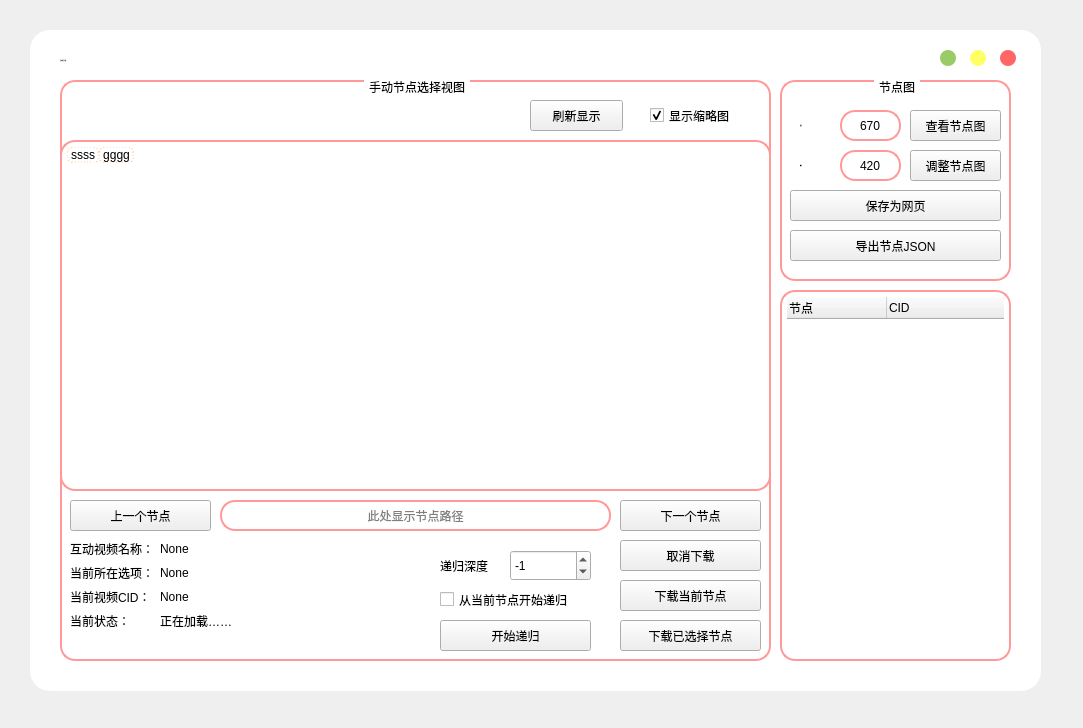
<?xml version="1.0" encoding="UTF-8"?>
<ui version="4.0">
 <class>Form</class>
 <widget class="QWidget" name="Form">
  <property name="geometry">
   <rect>
    <x>0</x>
    <y>0</y>
    <width>1083</width>
    <height>728</height>
   </rect>
  </property>
  <property name="windowTitle">
   <string>互动视频下载</string>
  </property>
  <property name="windowIcon">
   <iconset resource="images_dl.qrc">
    <normaloff>:/Icon/images/bilidownloader.ico</normaloff>:/Icon/images/bilidownloader.ico</iconset>
  </property>
  <property name="styleSheet">
   <string notr="true">*{
	font: 14px &quot;Microsoft YaHei&quot;;
	color:rgb(0, 0, 0);
}
/* 主体颜色
.QWidget#centralwidget{
	background-color: rgb(156, 156, 156);
	border-radius:20px;
} */
QLabel{
	color: rgb(0, 0, 0);
}

.QWidget#mainwidget{
	background-color: rgb(255, 255, 255);
	border-radius:20px;
}

/* 编辑框样式 */
QLineEdit{
	color: rgb(0, 0, 0);
	background-color: rgb(255, 255, 255);
	border-radius: 15px;
	border: 2px solid rgb(255, 153, 153);
	padding-left: 5px;
	padding-right: 5px;
}
QLineEdit:hover{
	color: rgb(0, 0, 0);
	background-color: rgb(255, 238, 238);
}

/* 按钮样式 */
QPushButton[flat=&quot;false&quot;]{
	background-color: rgb(255, 153, 153);
	color: rgb(255, 255, 255);
	border-radius: 15px;
	font: 15px &quot;Microsoft YaHei&quot;;
}
QPushButton:hover{
	background-color: qlineargradient(spread:pad, x1:0, y1:0, x2:1, y2:1, stop:0 rgba(255, 153, 153, 255), stop:1 rgba(255, 136, 136, 255));
}
QPushButton:pressed{
	background-color: qlineargradient(spread:pad, x1:0, y1:0, x2:1, y2:1, stop:0 rgba(190, 115, 115, 255), stop:1 rgba(255, 153, 153, 255));
}
QPushButton#btnclose{
	background-color: rgb(255, 102, 102);
	border-radius:8px;
}
QPushButton#btnclose:pressed{
	background-color: rgb(200, 80, 80);
}
QPushButton#btnmax{
	background-color: rgb(255, 255, 102);
	border-radius:8px;
}
QPushButton#btnmax:pressed{
	background-color: rgb(195, 195, 78);
}
QPushButton#btnmin{
	background-color: rgb(153, 204, 102);
	border-radius:8px;
}
QPushButton#btnmin:pressed{
	background-color: rgb(126, 168, 83);
}

/* 进度条样式 */
QProgressBar{
	border: 2px solid rgb(255, 153, 153);
	height: 10px;
	background-color: rgb(255, 255, 255);
	font: 16px &quot;Microsoft YaHei&quot;;
	border-radius:6px;
	color: rgb(0, 0, 0);
}
QProgressBar::chunk{
	background-color: rgb(255, 204, 153);
	border-radius:6px;
}

/* 选择表样式 */
QListWidget{
	border: 2px solid rgb(255, 153, 153);
	border-radius:15px;
	padding: 5px;
	background-color: rgb(255, 255, 255);
}
QListWidget::item{
	border: 1px dashed rgb(255, 204, 153);
	border-radius: 5px;
	color: rgb(0, 0, 0);
	background-color: rgb(255, 255, 255);
}
QListWidget::item:hover{
	color: rgb(0, 0, 0);
	background-color: rgb(255, 204, 153);
}
QListWidget::item:focus{
	color: rgb(0, 0, 0);
}

/* 选择框样式 */
QComboBox{
	border-radius: 15px;
	border: 2px solid rgb(255, 153, 153);
	padding-left: 5px;
	padding-right: 5px;
	color: rgb(0, 0, 0);
	background-color: rgb(255, 255, 255);
}
QComboBox:hover{
	color: rgb(0, 0, 0);
	background: rgb(255, 238, 238)
}
QComboBox QAbstractItemView{
	border: 2px solid rgb(255, 153, 153);
	selection-background-color: rgb(255, 204, 153)
}
QComboBox::drop-down {
     subcontrol-origin: padding;
     subcontrol- position :  top  left;
     width :  28px ;
     border: none;
}
QComboBox::down-arrow{
	image: url(:/combo/images/dd.png);
}
QComboBox::down-arrow:hover{
	image: url(:/combo/images/dd1.png);
}
QComboBox::down-arrow:pressed{
	image: url(:/combo/images/dd2.png);
}

/* 文本框样式 */
QPlainTextEdit{
	border-radius: 15px;
	border: 2px solid rgb(255, 153, 153);
	padding: 5px;
	color: rgb(0, 0, 0);
	background-color: rgb(255, 255, 255);
}

/* Title Frame样式 */
QFrame#title{
	background-image: url(:/title/images/title.png);
	border: none;
}

/* 分组框样式 */
QGroupBox{
	border: 2px solid rgb(255, 153, 153);
	border-radius: 15px;
	margin-top: 2ex;
}
QGroupBox::title{
	subcontrol-origin: margin;
	subcontrol-position: top center;
	padding: 0 3px;
	color: rgb(0, 0, 0);
}

/* 组合框样式 */
QCheckBox{
	color: rgb(0, 0, 0);
}


/* 树形框样式 */
QTreeWidget{
	color: rgb(0, 0, 0);
	background-color: rgb(255, 255, 255);
	border: 2px solid rgb(255, 153, 153);
	border-radius: 15px;
	padding: 5px;
}
QTreeWidget::item{
	color: rgb(0, 0, 0);
	background-color: rgb(255, 255, 255);
	border: 1px dashed rgb(255, 204, 153);
	border-radius: 5px;
}
QTreeWidget::item:hover{
	color: rgb(0, 0, 0);
	background-color: rgb(255, 204, 153);
}
</string>
  </property>
  <widget class="QWidget" name="mainwidget" native="true">
   <property name="geometry">
    <rect>
     <x>30</x>
     <y>30</y>
     <width>1011</width>
     <height>661</height>
    </rect>
   </property>
   <property name="autoFillBackground">
    <bool>false</bool>
   </property>
   <property name="styleSheet">
    <string notr="true"/>
   </property>
   <widget class="QTreeWidget" name="tw_nodelist">
    <property name="geometry">
     <rect>
      <x>750</x>
      <y>260</y>
      <width>231</width>
      <height>371</height>
     </rect>
    </property>
    <property name="selectionMode">
     <enum>QAbstractItemView::SingleSelection</enum>
    </property>
    <property name="selectionBehavior">
     <enum>QAbstractItemView::SelectRows</enum>
    </property>
    <column>
     <property name="text">
      <string>节点</string>
     </property>
    </column>
    <column>
     <property name="text">
      <string>CID</string>
     </property>
    </column>
   </widget>
   <widget class="QPushButton" name="btnmax">
    <property name="geometry">
     <rect>
      <x>940</x>
      <y>20</y>
      <width>16</width>
      <height>16</height>
     </rect>
    </property>
    <property name="text">
     <string/>
    </property>
    <property name="flat">
     <bool>true</bool>
    </property>
   </widget>
   <widget class="QPushButton" name="btnmin">
    <property name="geometry">
     <rect>
      <x>910</x>
      <y>20</y>
      <width>16</width>
      <height>16</height>
     </rect>
    </property>
    <property name="text">
     <string/>
    </property>
    <property name="flat">
     <bool>true</bool>
    </property>
   </widget>
   <widget class="QPushButton" name="btnclose">
    <property name="geometry">
     <rect>
      <x>970</x>
      <y>20</y>
      <width>16</width>
      <height>16</height>
     </rect>
    </property>
    <property name="text">
     <string/>
    </property>
    <property name="flat">
     <bool>true</bool>
    </property>
   </widget>
   <widget class="QLabel" name="label_10">
    <property name="geometry">
     <rect>
      <x>30</x>
      <y>10</y>
      <width>141</width>
      <height>41</height>
     </rect>
    </property>
    <property name="font">
     <font>
      <family>微软雅黑</family>
      <pointsize>-1</pointsize>
      <weight>50</weight>
      <italic>false</italic>
      <bold>false</bold>
     </font>
    </property>
    <property name="styleSheet">
     <string notr="true">*{
	font: 18px &quot;微软雅黑&quot;;
}
</string>
    </property>
    <property name="text">
     <string>互动视频下载</string>
    </property>
   </widget>
   <widget class="QGroupBox" name="groupBox_7">
    <property name="geometry">
     <rect>
      <x>750</x>
      <y>50</y>
      <width>231</width>
      <height>201</height>
     </rect>
    </property>
    <property name="title">
     <string>节点图</string>
    </property>
    <widget class="QLineEdit" name="lineEdit_height">
     <property name="geometry">
      <rect>
       <x>60</x>
       <y>70</y>
       <width>61</width>
       <height>31</height>
      </rect>
     </property>
     <property name="text">
      <string>420</string>
     </property>
     <property name="alignment">
      <set>Qt::AlignCenter</set>
     </property>
    </widget>
    <widget class="QLineEdit" name="lineEdit_width">
     <property name="geometry">
      <rect>
       <x>60</x>
       <y>30</y>
       <width>61</width>
       <height>31</height>
      </rect>
     </property>
     <property name="inputMethodHints">
      <set>Qt::ImhNone</set>
     </property>
     <property name="text">
      <string>670</string>
     </property>
     <property name="alignment">
      <set>Qt::AlignCenter</set>
     </property>
    </widget>
    <widget class="QLabel" name="label_11">
     <property name="geometry">
      <rect>
       <x>20</x>
       <y>70</y>
       <width>31</width>
       <height>31</height>
      </rect>
     </property>
     <property name="font">
      <font>
       <family>Microsoft YaHei</family>
       <pointsize>-1</pointsize>
       <weight>50</weight>
       <italic>false</italic>
       <bold>false</bold>
      </font>
     </property>
     <property name="text">
      <string>高度</string>
     </property>
    </widget>
    <widget class="QPushButton" name="btn_adjsize">
     <property name="geometry">
      <rect>
       <x>130</x>
       <y>70</y>
       <width>91</width>
       <height>31</height>
      </rect>
     </property>
     <property name="text">
      <string>调整节点图</string>
     </property>
    </widget>
    <widget class="QLabel" name="label_12">
     <property name="geometry">
      <rect>
       <x>20</x>
       <y>30</y>
       <width>31</width>
       <height>31</height>
      </rect>
     </property>
     <property name="font">
      <font>
       <family>Microsoft YaHei</family>
       <pointsize>-1</pointsize>
       <weight>50</weight>
       <italic>false</italic>
       <bold>false</bold>
      </font>
     </property>
     <property name="text">
      <string>宽度</string>
     </property>
    </widget>
    <widget class="QPushButton" name="btn_nodeview">
     <property name="geometry">
      <rect>
       <x>130</x>
       <y>30</y>
       <width>91</width>
       <height>31</height>
      </rect>
     </property>
     <property name="text">
      <string>查看节点图</string>
     </property>
    </widget>
    <widget class="QPushButton" name="btn_exportJSON">
     <property name="geometry">
      <rect>
       <x>10</x>
       <y>150</y>
       <width>211</width>
       <height>31</height>
      </rect>
     </property>
     <property name="text">
      <string>导出节点JSON</string>
     </property>
    </widget>
    <widget class="QPushButton" name="btn_save2html">
     <property name="geometry">
      <rect>
       <x>10</x>
       <y>110</y>
       <width>211</width>
       <height>31</height>
      </rect>
     </property>
     <property name="text">
      <string>保存为网页</string>
     </property>
    </widget>
   </widget>
   <widget class="QGroupBox" name="groupBox">
    <property name="geometry">
     <rect>
      <x>30</x>
      <y>50</y>
      <width>711</width>
      <height>581</height>
     </rect>
    </property>
    <property name="title">
     <string>手动节点选择视图</string>
    </property>
    <widget class="QListWidget" name="list_NodeChoose">
     <property name="geometry">
      <rect>
       <x>0</x>
       <y>60</y>
       <width>711</width>
       <height>351</height>
      </rect>
     </property>
     <property name="autoFillBackground">
      <bool>false</bool>
     </property>
     <property name="autoScrollMargin">
      <number>16</number>
     </property>
     <property name="dragEnabled">
      <bool>false</bool>
     </property>
     <property name="flow">
      <enum>QListView::LeftToRight</enum>
     </property>
     <property name="resizeMode">
      <enum>QListView::Fixed</enum>
     </property>
     <property name="layoutMode">
      <enum>QListView::SinglePass</enum>
     </property>
     <property name="spacing">
      <number>20</number>
     </property>
     <property name="viewMode">
      <enum>QListView::IconMode</enum>
     </property>
     <property name="modelColumn">
      <number>0</number>
     </property>
     <property name="uniformItemSizes">
      <bool>false</bool>
     </property>
     <property name="wordWrap">
      <bool>false</bool>
     </property>
     <item>
      <property name="text">
       <string>ssss</string>
      </property>
     </item>
     <item>
      <property name="text">
       <string>gggg</string>
      </property>
     </item>
    </widget>
    <widget class="QPushButton" name="btn_canceldownload">
     <property name="geometry">
      <rect>
       <x>560</x>
       <y>460</y>
       <width>141</width>
       <height>31</height>
      </rect>
     </property>
     <property name="text">
      <string>取消下载</string>
     </property>
    </widget>
    <widget class="QPushButton" name="btn_downALLChoose">
     <property name="geometry">
      <rect>
       <x>560</x>
       <y>540</y>
       <width>141</width>
       <height>31</height>
      </rect>
     </property>
     <property name="text">
      <string>下载已选择节点</string>
     </property>
    </widget>
    <widget class="QPushButton" name="btn_back">
     <property name="geometry">
      <rect>
       <x>10</x>
       <y>420</y>
       <width>141</width>
       <height>31</height>
      </rect>
     </property>
     <property name="text">
      <string>上一个节点</string>
     </property>
    </widget>
    <widget class="QPushButton" name="btn_next">
     <property name="geometry">
      <rect>
       <x>560</x>
       <y>420</y>
       <width>141</width>
       <height>31</height>
      </rect>
     </property>
     <property name="text">
      <string>下一个节点</string>
     </property>
    </widget>
    <widget class="QLineEdit" name="le_nodeway">
     <property name="geometry">
      <rect>
       <x>160</x>
       <y>420</y>
       <width>391</width>
       <height>31</height>
      </rect>
     </property>
     <property name="alignment">
      <set>Qt::AlignCenter</set>
     </property>
     <property name="readOnly">
      <bool>true</bool>
     </property>
     <property name="placeholderText">
      <string>此处显示节点路径</string>
     </property>
    </widget>
    <widget class="QPushButton" name="btn_downCurChoose">
     <property name="geometry">
      <rect>
       <x>560</x>
       <y>500</y>
       <width>141</width>
       <height>31</height>
      </rect>
     </property>
     <property name="text">
      <string>下载当前节点</string>
     </property>
    </widget>
    <widget class="QWidget" name="formLayoutWidget">
     <property name="geometry">
      <rect>
       <x>10</x>
       <y>460</y>
       <width>351</width>
       <height>111</height>
      </rect>
     </property>
     <layout class="QFormLayout" name="formLayout">
      <item row="0" column="0">
       <widget class="QLabel" name="label">
        <property name="text">
         <string>互动视频名称：</string>
        </property>
       </widget>
      </item>
      <item row="0" column="1">
       <widget class="QLabel" name="lab_ivName">
        <property name="text">
         <string>None</string>
        </property>
       </widget>
      </item>
      <item row="1" column="0">
       <widget class="QLabel" name="label_3">
        <property name="text">
         <string>当前所在选项：</string>
        </property>
       </widget>
      </item>
      <item row="1" column="1">
       <widget class="QLabel" name="lab_curchoose">
        <property name="text">
         <string>None</string>
        </property>
       </widget>
      </item>
      <item row="2" column="0">
       <widget class="QLabel" name="label_5">
        <property name="text">
         <string>当前视频CID：</string>
        </property>
       </widget>
      </item>
      <item row="2" column="1">
       <widget class="QLabel" name="lab_curCID">
        <property name="text">
         <string>None</string>
        </property>
       </widget>
      </item>
      <item row="3" column="0">
       <widget class="QLabel" name="label_7">
        <property name="text">
         <string>当前状态：</string>
        </property>
       </widget>
      </item>
      <item row="3" column="1">
       <widget class="QLabel" name="lab_curStatus">
        <property name="text">
         <string>正在加载……</string>
        </property>
       </widget>
      </item>
     </layout>
    </widget>
    <widget class="QSpinBox" name="spinBox">
     <property name="geometry">
      <rect>
       <x>450</x>
       <y>470</y>
       <width>81</width>
       <height>31</height>
      </rect>
     </property>
     <property name="minimum">
      <number>-10</number>
     </property>
     <property name="value">
      <number>-1</number>
     </property>
    </widget>
    <widget class="QLabel" name="label_9">
     <property name="geometry">
      <rect>
       <x>380</x>
       <y>470</y>
       <width>72</width>
       <height>31</height>
      </rect>
     </property>
     <property name="text">
      <string>递归深度</string>
     </property>
    </widget>
    <widget class="QCheckBox" name="cb_RSaCC">
     <property name="geometry">
      <rect>
       <x>380</x>
       <y>510</y>
       <width>151</width>
       <height>19</height>
      </rect>
     </property>
     <property name="text">
      <string>从当前节点开始递归</string>
     </property>
     <property name="checkable">
      <bool>true</bool>
     </property>
     <property name="checked">
      <bool>false</bool>
     </property>
     <property name="tristate">
      <bool>false</bool>
     </property>
    </widget>
    <widget class="QPushButton" name="btn_stRecu">
     <property name="geometry">
      <rect>
       <x>380</x>
       <y>540</y>
       <width>151</width>
       <height>31</height>
      </rect>
     </property>
     <property name="text">
      <string>开始递归</string>
     </property>
    </widget>
    <widget class="QCheckBox" name="cb_showimage">
     <property name="geometry">
      <rect>
       <x>590</x>
       <y>20</y>
       <width>101</width>
       <height>31</height>
      </rect>
     </property>
     <property name="text">
      <string>显示缩略图</string>
     </property>
     <property name="checked">
      <bool>true</bool>
     </property>
    </widget>
    <widget class="QPushButton" name="btn_refreash">
     <property name="geometry">
      <rect>
       <x>470</x>
       <y>20</y>
       <width>93</width>
       <height>31</height>
      </rect>
     </property>
     <property name="text">
      <string>刷新显示</string>
     </property>
    </widget>
   </widget>
  </widget>
 </widget>
 <resources>
  <include location="images_dl.qrc"/>
 </resources>
 <connections>
  <connection>
   <sender>btnclose</sender>
   <signal>clicked()</signal>
   <receiver>Form</receiver>
   <slot>close()</slot>
   <hints>
    <hint type="sourcelabel">
     <x>1057</x>
     <y>67</y>
    </hint>
    <hint type="destinationlabel">
     <x>568</x>
     <y>353</y>
    </hint>
   </hints>
  </connection>
  <connection>
   <sender>btn_canceldownload</sender>
   <signal>clicked()</signal>
   <receiver>Form</receiver>
   <slot>close()</slot>
   <hints>
    <hint type="sourcelabel">
     <x>285</x>
     <y>605</y>
    </hint>
    <hint type="destinationlabel">
     <x>568</x>
     <y>353</y>
    </hint>
   </hints>
  </connection>
 </connections>
</ui>
